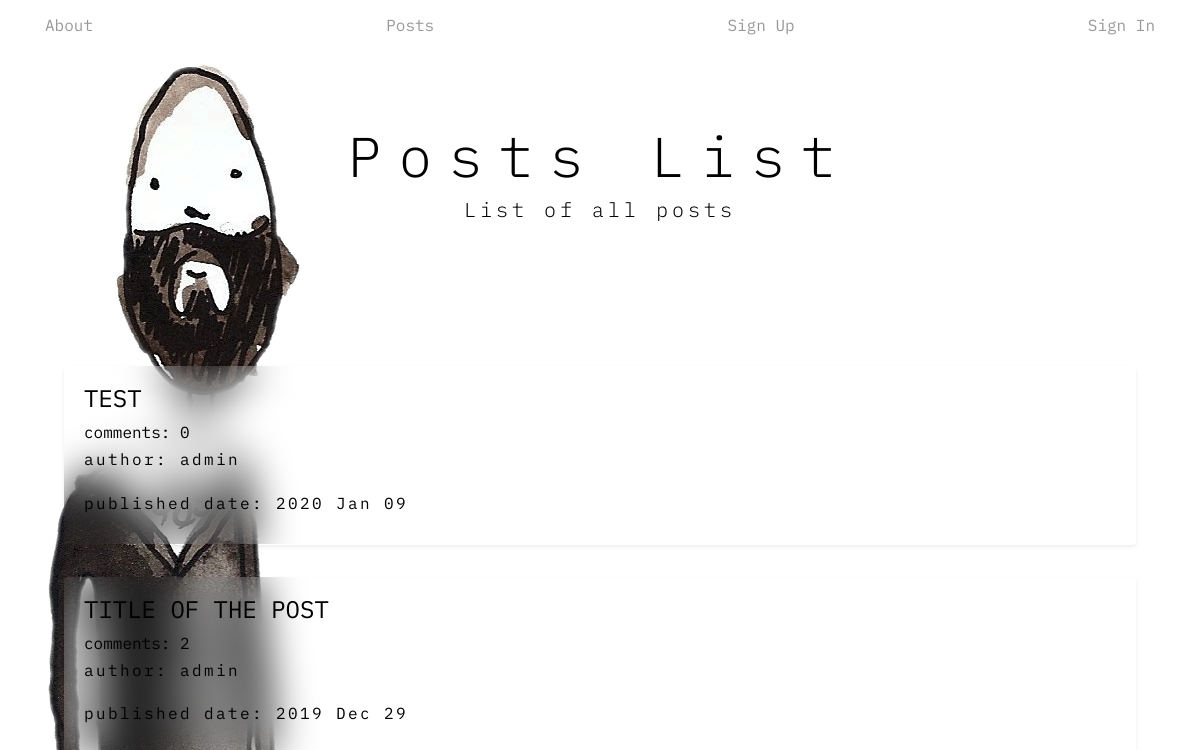
The app's page /blog_app/post_list/ with its own data.
### blog_app/models.py (models this page shows, shortened)
class UserPostModel(models.Model):
    post_author = models.ForeignKey(User, on_delete=models.CASCADE)
    post_title = models.CharField(max_length=264)
    post_text = models.TextField(max_length=264)
    post_creation_date = models.DateTimeField(default=timezone.now)
    post_published_date = models.DateTimeField(blank=True, null=True)

### blog_app/views.py (the view)
class PostListView(ListView):
    model = models.UserPostModel
    context_object_name = 'post_list'
    template_name = 'blog_app/post_list.html'
    def get_queryset(self):
        return models.UserPostModel.objects.filter(post_published_date__lte=timezone.now()).order_by('-post_published_date')

### templates/blog_app/post_list.html (shortened to what this page needs)
{% extends 'main/base.html' %}
    {% block head_primary %}Posts List{% endblock %}
    {% block head_sub %}
        {% if user.is_authenticated %}
            <p>Welcome back {{ user.username }}</p>
        {% else %}
            List of all posts
        {% endif %}
    {% endblock %}
    {% block content %}
        {% block group_content %}
            <ol class="list-group list-group-flush">
                {% for post in post_list %}
                    <li class="list-group-item shadow-sm group_list_element">
                        <div class="group_link_list_box">
                            <div class="group_link_list_box_major">
                                <a class="group_link_list" href="{% url 'blog_app:post_detail' pk=post.pk %}">{{ post.post_title }}</a>
                            </div>
                        </div>
                        <div class="">
                            comment{{ post.related_comment_belong.count|pluralize }}:
                            <span>{{ post.related_comment_belong.count }}</span>
                            <p class="group_description_list">author: {{ post.post_author }}</p>
                            <p class="group_description_list">published date: {{ post.post_published_date|date:"Y M d" }}</p>
                        </div>
                    </li>
                {% endfor %}
            </ol>
        {% endblock %}
    {% endblock %}

### static/css/style.css (style rules this page uses)
* { margin: 0; padding: 0; box-sizing: border-box; }
html body { font-family: 'IBM Plex Mono', monospace; font-weight: 400; font-size: 16px; line-height: 1.7; color: black; height: 80vh; background-image: url(../img/Fis_Ikr_crop-cutout.png); background-size: auto; background-repeat: no-repeat; background-position: top 4em left 3em; }
.group_list_element { background-color: rgba(255, 255, 255, 0) !important; -webkit-backdrop-filter: saturate(180%) blur(2.5em) !important; backdrop-filter: saturate(10%) blur(1.25em) !important; margin-bottom: 2em !important; border-bottom: none !important; border-top: none !important; border-radius: .25rem !important; text-decoration: none; color: black; }
.group_description_list { font-size: 1em; letter-spacing: 0.15em; }
.group_link_list:link, .group_link_list:visited { text-decoration: none; text-transform: uppercase; color: black; font-size: 1.5em; }

### records on screen
UserPostModel: post_title "TEST", related_comment_belong.count "0", post_author "admin", post_published_date "2020 Jan 09"
UserPostModel: post_title "TITLE OF THE POST", related_comment_belong.count "2", post_author "admin", post_published_date "2019 Dec 29"
